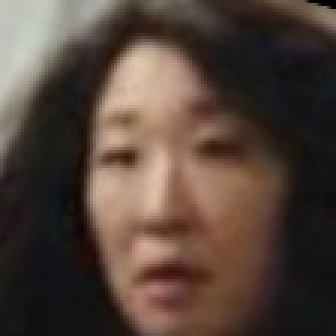
#> input picture dataset/User.0.105.jpg, 112 x 112 px (shown 3 times larger); its folder holds only this picture in this run
$ python preprocess_data.py
#> lines starting #> are read from the running program, lines starting #| are printed output that depends on the picture
import os
import sys
from pathlib import Path

import cv2
import numpy as np

SCRIPT_DIR = os.path.dirname(os.path.abspath(__file__))
PROJECT_ROOT = os.path.abspath(os.path.join(SCRIPT_DIR, os.pardir, os.pardir))
if PROJECT_ROOT not in sys.path:
    sys.path.insert(0, PROJECT_ROOT)

from config import IMAGE_SIZE, FACE_CASCADE_PATH


def preprocess_and_prepare_data(input_dir, output_dir=None, image_size=None, augment=True, normalize=True):
    """Single-function pipeline for labeling, face cropping, grayscale, resizing, and augmentation."""
#> called with input_dir = 'dataset', augment = True, normalize = True
    input_path = Path(input_dir)
    if not input_path.exists():
        raise FileNotFoundError(f"Dataset directory not found: {input_path}")

    output_path = Path(output_dir) if output_dir is not None else input_path
    output_path.mkdir(parents=True, exist_ok=True)

    if image_size is None:
        image_size = IMAGE_SIZE

    face_cascade = cv2.CascadeClassifier(FACE_CASCADE_PATH) if FACE_CASCADE_PATH and os.path.exists(FACE_CASCADE_PATH) else None
    allowed_extensions = {".jpg", ".jpeg", ".png", ".bmp", ".tif", ".tiff"}
    image_files = sorted([p for p in input_path.iterdir() if p.is_file() and p.suffix.lower() in allowed_extensions])

    images = []
    labels = []

    for image_file in image_files:
        try:
            image = cv2.imread(str(image_file), cv2.IMREAD_COLOR)
#> image is the input picture: shape (112, 112, 3); mean B, G, R 58.8, 67.9, 84.2
            if image is None:
                continue

            gray = cv2.cvtColor(image, cv2.COLOR_BGR2GRAY)
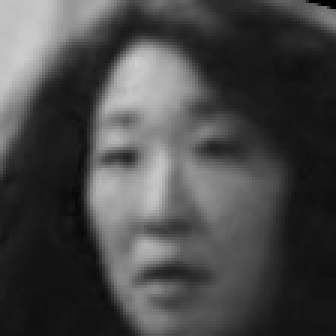
#> gray: shape (112, 112) (shown 3 times larger); min 1, max 207, mean 71.8
            if face_cascade is not None:
                faces = face_cascade.detectMultiScale(gray, scaleFactor=1.3, minNeighbors=5)
                if len(faces) > 0:
                    x, y, w, h = faces[0]
                    face_region = image[y:y + h, x:x + w]
                else:
                    face_region = image
            else:
                face_region = image

            gray_face = cv2.cvtColor(face_region, cv2.COLOR_BGR2GRAY) if face_region.ndim == 3 else face_region
            resized = cv2.resize(gray_face, image_size)

            if normalize:
                resized = resized.astype("float32") / 255.0

            parts = image_file.stem.split(".")
            label = int(parts[1]) if len(parts) > 1 and parts[1].isdigit() else 0

            processed_images = [resized]
            processed_labels = [label]

            if augment:
                flipped = cv2.flip(resized, 1)
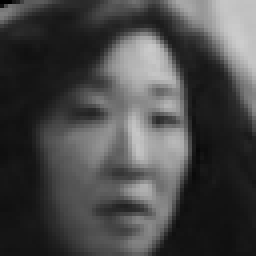
#> flipped: shape (64, 64) float32 (shown 4 times larger); min 0.00392, max 0.804, mean 0.281
                processed_images.append(flipped)
                processed_labels.append(label)

            for processed, processed_label in zip(processed_images, processed_labels):
                images.append(processed)
                labels.append(processed_label)

                if output_path != input_path:
                    save_path = output_path / f"{image_file.stem}_{processed_label}.jpg"
                    save_image = (processed * 255).astype(np.uint8) if normalize else processed
                    cv2.imwrite(str(save_path), save_image)
#> this loop made 2 passes
#> processed_label on passes 1 to 2: 0, 0
#> after the loop, images = 2 items; labels = [0, 0]
        except Exception as exc:
            print(f"Skipped {image_file.name}: {exc}")

    if not images:
        return np.array([]), np.array([])

    return np.array(images), np.array(labels)


if __name__ == "__main__":
    sample_dir = os.path.join(PROJECT_ROOT, "dataset")
    images, labels = preprocess_and_prepare_data(sample_dir)
#> labels = [0, 0]
    print(f"Jumlah citra: {len(images)}")
#| Jumlah citra: 2
    print(f"Bentuk data: {images.shape}")
#| Bentuk data: (2, 64, 64)
    print(f"Label: {labels[:10]}")
#| Label: [0 0]

$ run again, on dataset/User.0.132.jpg
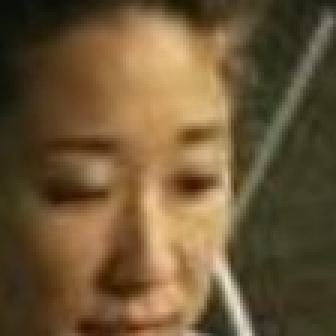
#> input picture dataset/User.0.132.jpg, 112 x 112 px (shown 3 times larger)
#> in preprocess_and_prepare_data, image is the input picture: shape (112, 112, 3); mean B, G, R 54.3, 86.8, 108.4
#> in preprocess_and_prepare_data, `gray = cv2.cvtColor(image, cv2.COLOR_BGR2GRAY)`:
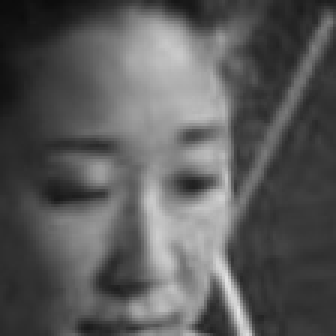
#> gray: shape (112, 112) (shown 3 times larger); min 12, max 227, mean 89.5
#> in preprocess_and_prepare_data, `flipped = cv2.flip(resized, 1)`:
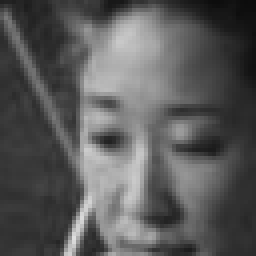
#> flipped: shape (64, 64) float32 (shown 4 times larger); min 0.0471, max 0.871, mean 0.351
#> the loop in preprocess_and_prepare_data, `for processed, processed_label in zip(processed_images, processed_labe..` made 2 passes
#> processed_label on passes 1 to 2: 0, 0
#> after the loop in preprocess_and_prepare_data, `for processed, processed_label in zip(processed_images, processed_labe..`: images = 2 items; labels = [0, 0]
#| Jumlah citra: 2
#| Bentuk data: (2, 64, 64)
#| Label: [0 0]

$ run again, on dataset/User.0.141.jpg
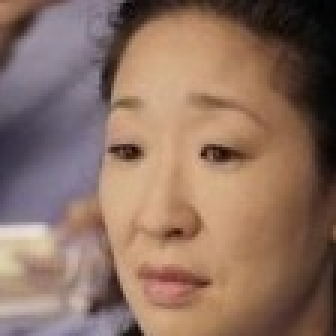
#> input picture dataset/User.0.141.jpg, 112 x 112 px (shown 3 times larger)
#> in preprocess_and_prepare_data, image is the input picture: shape (112, 112, 3); mean B, G, R 97.3, 112.2, 140.5
#> in preprocess_and_prepare_data, `gray = cv2.cvtColor(image, cv2.COLOR_BGR2GRAY)`:
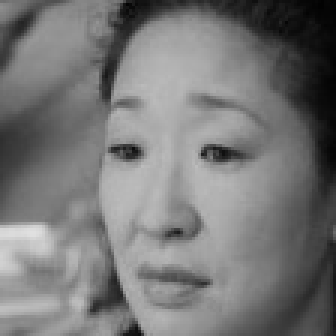
#> gray: shape (112, 112) (shown 3 times larger); min 2, max 224, mean 119
#> in preprocess_and_prepare_data, `flipped = cv2.flip(resized, 1)`:
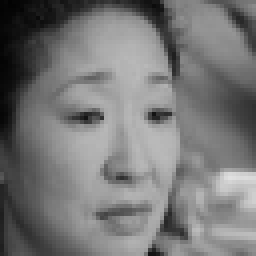
#> flipped: shape (64, 64) float32 (shown 4 times larger); min 0.00784, max 0.878, mean 0.466
#> the loop in preprocess_and_prepare_data, `for processed, processed_label in zip(processed_images, processed_labe..` made 2 passes
#> processed_label on passes 1 to 2: 0, 0
#> after the loop in preprocess_and_prepare_data, `for processed, processed_label in zip(processed_images, processed_labe..`: images = 2 items; labels = [0, 0]
#| Jumlah citra: 2
#| Bentuk data: (2, 64, 64)
#| Label: [0 0]

$ run again, on dataset/User.0.17.jpg
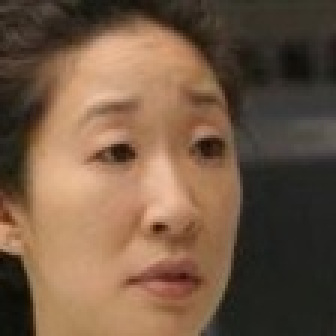
#> input picture dataset/User.0.17.jpg, 112 x 112 px (shown 3 times larger)
#> in preprocess_and_prepare_data, image is the input picture: shape (112, 112, 3); mean B, G, R 67.8, 88.7, 114.4
#> in preprocess_and_prepare_data, `gray = cv2.cvtColor(image, cv2.COLOR_BGR2GRAY)`:
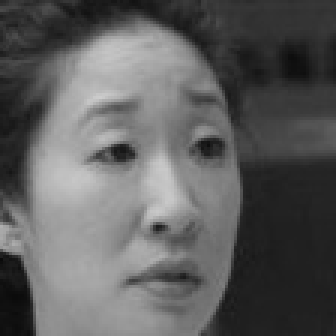
#> gray: shape (112, 112) (shown 3 times larger); min 10, max 204, mean 94
#> in preprocess_and_prepare_data, `flipped = cv2.flip(resized, 1)`:
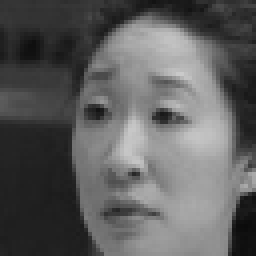
#> flipped: shape (64, 64) float32 (shown 4 times larger); min 0.0431, max 0.792, mean 0.368
#> the loop in preprocess_and_prepare_data, `for processed, processed_label in zip(processed_images, processed_labe..` made 2 passes
#> processed_label on passes 1 to 2: 0, 0
#> after the loop in preprocess_and_prepare_data, `for processed, processed_label in zip(processed_images, processed_labe..`: images = 2 items; labels = [0, 0]
#| Jumlah citra: 2
#| Bentuk data: (2, 64, 64)
#| Label: [0 0]

$ run again, on dataset/User.0.109.jpg
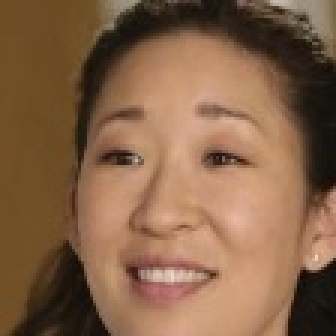
#> input picture dataset/User.0.109.jpg, 112 x 112 px (shown 3 times larger)
#> in preprocess_and_prepare_data, image is the input picture: shape (112, 112, 3); mean B, G, R 71.7, 98.9, 133.7
#> in preprocess_and_prepare_data, `resized = cv2.resize(gray_face, image_size)`:
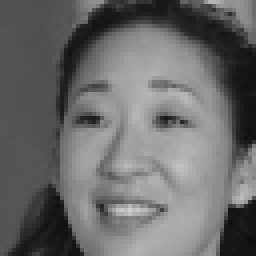
#> resized: shape (64, 64) (shown 4 times larger); min 13, max 208, mean 106.1
#> in preprocess_and_prepare_data, `flipped = cv2.flip(resized, 1)`:
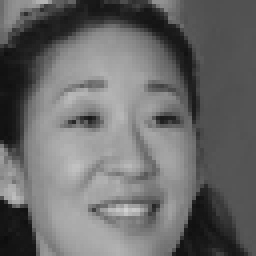
#> flipped: shape (64, 64) float32 (shown 4 times larger); min 0.051, max 0.816, mean 0.416
#> the loop in preprocess_and_prepare_data, `for processed, processed_label in zip(processed_images, processed_labe..` made 2 passes
#> processed_label on passes 1 to 2: 0, 0
#> after the loop in preprocess_and_prepare_data, `for processed, processed_label in zip(processed_images, processed_labe..`: images = 2 items; labels = [0, 0]
#| Jumlah citra: 2
#| Bentuk data: (2, 64, 64)
#| Label: [0 0]
